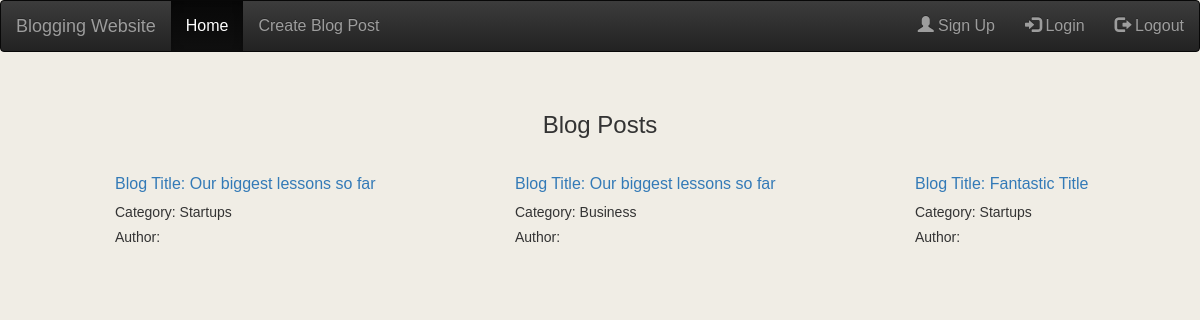
The app's page /, older data.
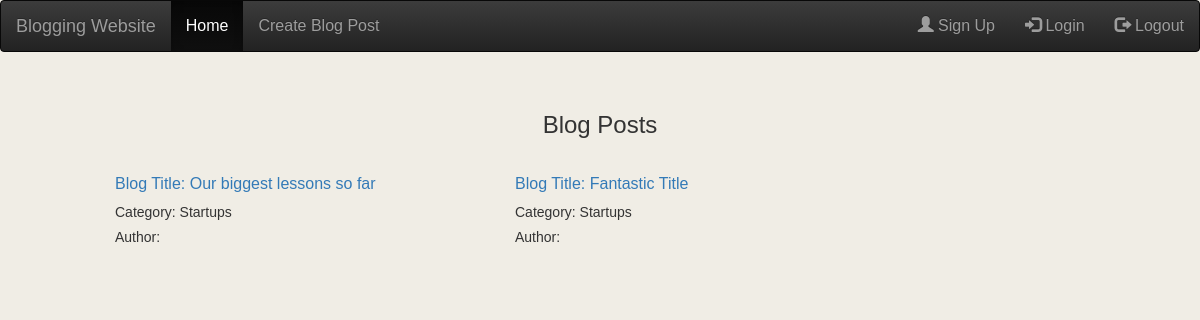
The same page, newer data.
### blog/models.py (models this page shows, shortened)
class Post(models.Model):
    postAuthor = CurrentUserField()
    title = models.CharField(max_length = 150)
    category = models.CharField(max_length = 150)
    postContent = models.TextField()
    postCreatedDate = models.DateTimeField(default = timezone.now)
    postLikes = models.IntegerField(default = 0)

### blog/views.py (the view)
# urls.py: path('', views.postList, name='postList'),
def postList(request):
    post_list = Post.objects.filter(postCreatedDate__lte = timezone.now()).order_by('-postCreatedDate')
    context = {'post_list': post_list}
    return render(request, 'blog/post_list.html', context)

### blog/templates/blog/post_list.html (shortened to what this page needs)
{% include 'blog/base.html' %}
<div class = "container-fluid" >
  <h3 class = "text-center"> Blog Posts </h3>
  <div class = "row">
      {% for post in post_list %}
      <div class = "col-md-1"> </div>
      <div class = "col-md-3">
        <h3> <a href= "{% url 'blog:postDetail' post_id=post.pk %}"> Blog Title: {{ post.title }} </a> </h3>
        <h5> Category: {{ post.category }}</h5>
        <h5> Author: {{ post.postAuthor }}</h5>
      </div>
      {% endfor %}
  </div>
</div>

### blog/templates/blog/base.html (shortened to what this page needs)
<!DOCTYPE html>
{% load static %}
<html>
    <head>
        <link rel="stylesheet" href="https://maxcdn.bootstrapcdn.com/bootstrap/3.3.7/css/bootstrap.min.css">
        <link rel="stylesheet" href="https://maxcdn.bootstrapcdn.com/bootstrap/3.3.7/css/bootstrap-theme.min.css">
        <link rel="stylesheet" href="{% static 'css/blog.css' %}">
    </head>
<body class='wrapper'>
  <nav class="navbar navbar-inverse">
    <div class="container-fluid">
      <div class="navbar-header">
        <a class="navbar-brand" href="{% url 'blog:postList' %}">Blogging Website</a>
      </div>
      <ul class="nav navbar-nav">
        <li class="active"><a href="{% url 'blog:postList' %}">Home</a></li>
        <li><a href="{% url 'blog:newPost' %}">Create Blog Post</a></li>
      </ul>
      <ul class="nav navbar-nav navbar-right">
        <li><a href="{% url 'blog:registration' %}"><span class="glyphicon glyphicon-user"></span> Sign Up</a></li>
        <li><a href="/login"><span class="glyphicon glyphicon-log-in"></span> Login</a></li>
        <li><a href="/logout"><span class="glyphicon glyphicon-log-out"></span> Logout</a></li>
      </ul>
    </div>
  </nav>
</body>
</html>

### blog/static/css/blog.css (style rules this page uses)
* { font-family: Verdana, Arial, Georgia; font-size: 12pt; }
body { background-color: #F0EDE5; }

Row changes from the older to the newer data that the page shows:
removed Post: title "Our biggest lessons so far", category "Business"
